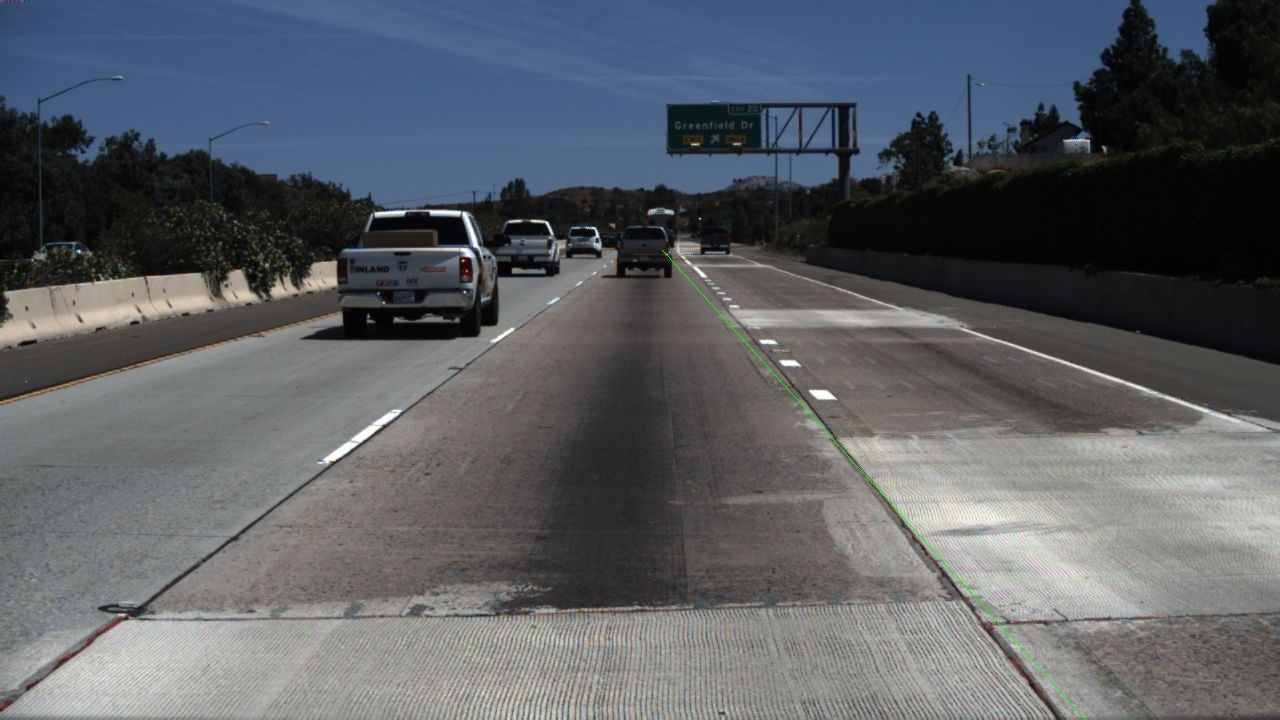
#> input picture result/clips/0531/1492626292371547028/20.jpg, 1280 x 720 px; its folder holds only this picture in this run
$ python generate_json.py
#> lines starting #> are read from the running program, lines starting #| are printed output that depends on the picture; after the words box and inside, x2 and y2 are one past the last pixel; in counts of white or black regions, pixels touching at a corner belong together
import cv2 as cv
import numpy as np
import json
file_path = "../result/"
file = open('../picture_list.txt')
#> (reads utils/picture_list.txt from the repository)
low_green = np.array([35, 70, 70])
high_green = np.array([70, 200, 200])
with open("result.json", "w+") as result_json:
    # 对于每一幅图像，
    for line in file.readlines():
        pic_path, lane_num = line.strip().split(" ")
        path = file_path + pic_path
        print(path, " ", lane_num)
        src = cv.imread(path)
#> src is the input picture: shape (720, 1280, 3); mean B, G, R 101.1, 95.6, 91.6
        hsv = cv.cvtColor(src, cv.COLOR_BGR2HSV)
#> hsv: shape (720, 1280, 3); mean H, S, V 63.5, 45.5, 105.4
        mask = cv.inRange(hsv, low_green, high_green)
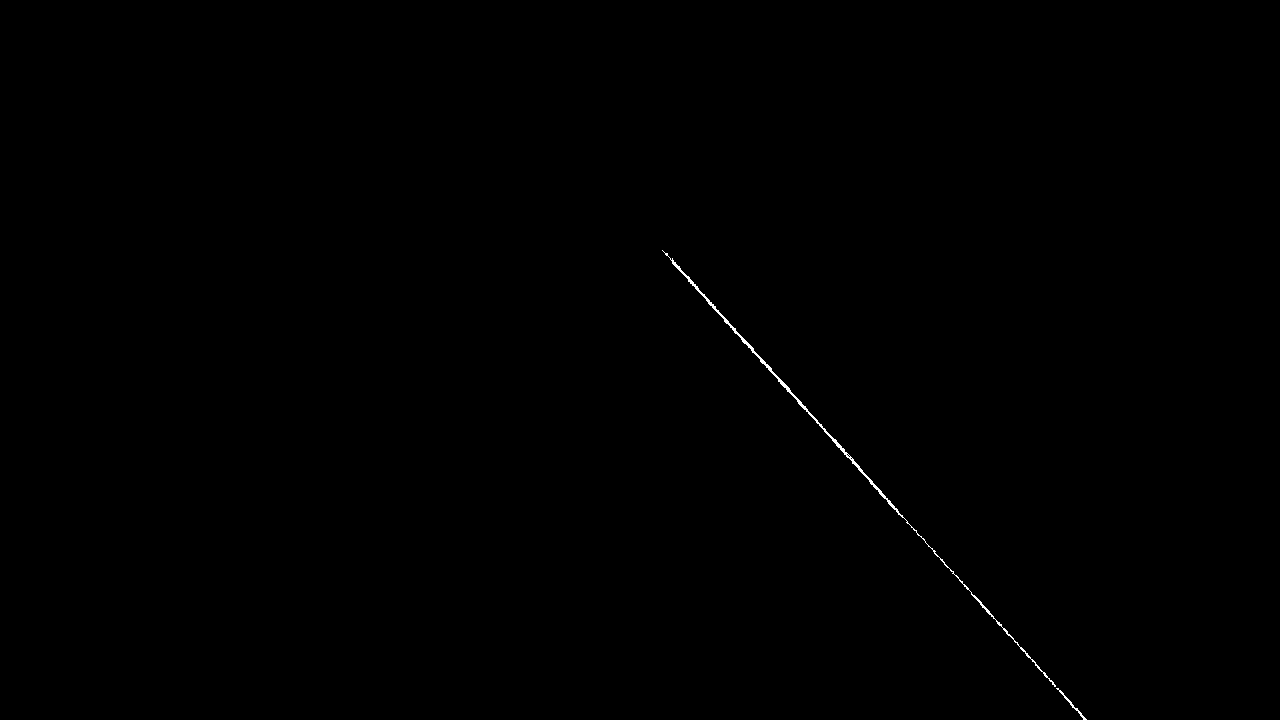
#> mask: shape (720, 1280); 0.15% white in thin lines or dots, all inside (x1, y1, x2, y2) = (662, 250, 1087, 720)
        num = int(lane_num)
        dic = {}
        lanes = []
        up_x = []
        j = 10
        while j < 1280:
            if mask[280, j] == 255:
                up_x.append(j)  # 记录上一层的纵坐标
                cv.circle(src, (j, 280), 2, (0, 255, 255), 1, 1)
                cv.imshow("mask", mask)
                cv.imshow("raw_image", src)
                cv.waitKey(1000)
                j += 15
            else:
                j += 1
        print(up_x)
        for i in range(0, num):  # 对于图片中的第i条直线
            lane = []
            for y in range(160, 280, 10):
                x = -2
                lane.append(x)
            for y in range(280, 720, 10):
                x = 10
                while x < 1280:
                    if  280 <= y < 400:
                        if up_x[i] - 10 < x < up_x[i] + 10 and mask[y, x] == 255:
                            lane.append(x)
                            up_x[i] = x
                            x += 15
                        else:
                            x += 1
                    elif 400 <= y < 500:
                        if up_x[i] - 20 < x < up_x[i] + 20 and mask[y, x] == 255:
                            lane.append(x)
                            up_x[i] = x
                            x += 20
                        else:
                            x += 1
                    elif 400 <= y < 720:
                        if up_x[i] - 20 < x < up_x[i] + 20 and mask[y, x] == 255:
                            lane.append(x)
                            up_x[i] = x
                            x += 20
                        else:
                            x += 1
            while len(lane) < 56:
                lane.append(-2)
            lanes.append(lane)
        dic["lanes"] = lanes
        dic["h_sample"] = [i for i in range(160, 720, 10)]
        dic["raw_file"] = pic_path
        dic["run_time"] = 10
        pic_json = json.dumps(dic).replace("\\", "") + "\n"
        result_json.write(pic_json)

    '''
        for i in range(280, 720, 10):
            j = 10
            while j < 1280:
                if mask[i, j] == 255:
                    cv.circle(src, (j, i), 1, (0, 255, 255), 1, 1)
                    j += 20
                else:
                    j += 1
        cv.imshow("mask", mask)
        cv.imshow("raw_image", src)
        cv.waitKey(1000)
    '''
